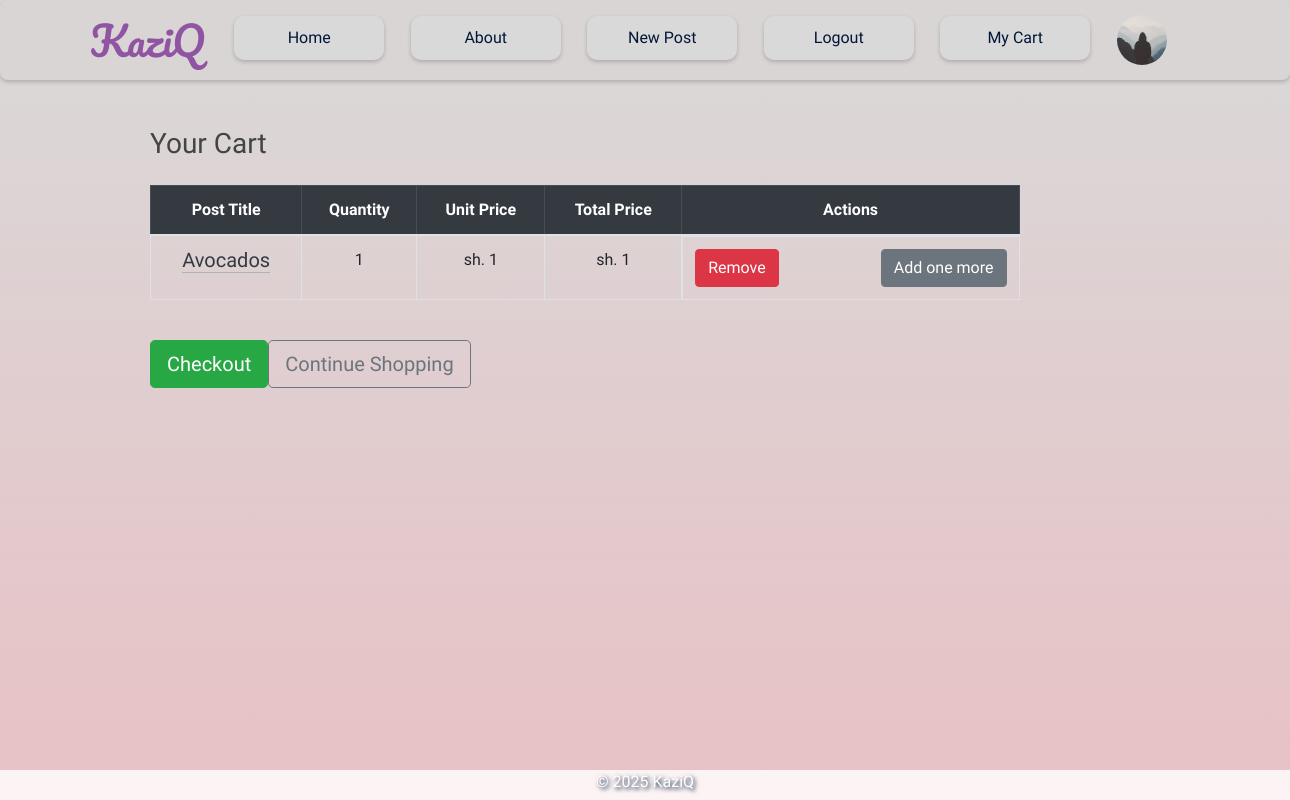
The app's page /cart (signed in), older data.
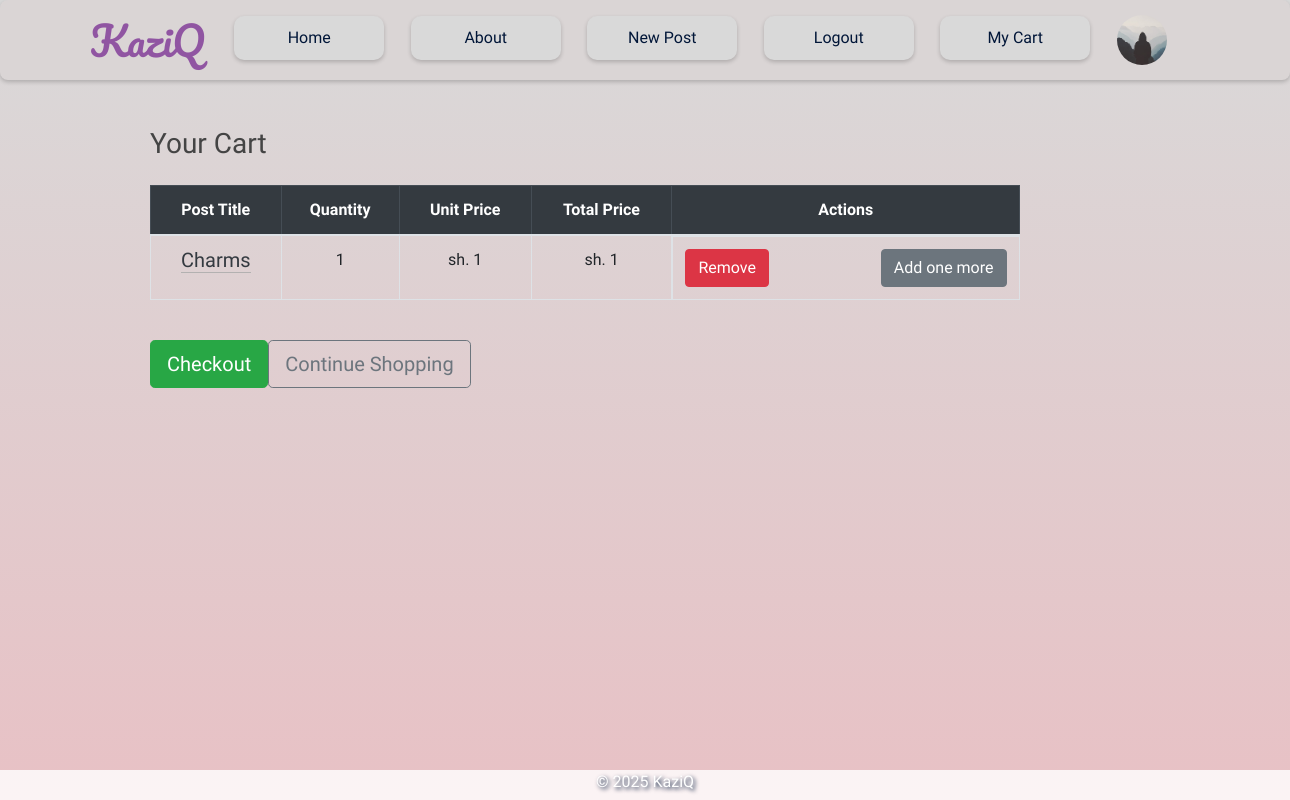
The same page, newer data.
### flaskblog/models.py (models this page shows, shortened)
class User(db.Model, UserMixin):
    id = db.Column(db.Integer, primary_key=True)
    username = db.Column(db.String(20), unique=True, nullable=False)
    email = db.Column(db.String(120), unique=True, nullable=False)
    whatsapp = db.Column(db.String(20), nullable=False)
    image_file = db.Column(db.String(20), nullable=False, default='default.jpg')
    password = db.Column(db.String(60), nullable=False)
    is_admin = db.Column(db.Boolean, nullable=False, default=False)
    account_balance = db.Column(db.Float, default=0.0)  # Current available balance
    total_sales = db.Column(db.Float, default=0.0)      # Lifetime sales
    bank_account = db.Column(db.String(50), nullable=True)
    bank_name = db.Column(db.String(100), nullable=True)
    phone_for_payment = db.Column(db.String(20), nullable=True)
    posts = db.relationship('Post', backref='author', lazy=True)

class CartItem(db.Model):
    id = db.Column(db.Integer, primary_key=True)
    user_id = db.Column(db.Integer, db.ForeignKey('user.id'), nullable=False)
    post_id = db.Column(db.Integer, db.ForeignKey('post.id'), nullable=False)
    quantity = db.Column(db.Integer, default=1)

class Post(db.Model):
    id = db.Column(db.Integer, primary_key=True)
    title = db.Column(db.String(100), nullable=False)
    date_posted = db.Column(db.DateTime, nullable=False, default=datetime.utcnow)
    content = db.Column(db.Text, nullable=False)
    price = db.Column(db.String(20), nullable=False, default='')
    user_id = db.Column(db.Integer, db.ForeignKey('user.id'), nullable=False)
    image_file = db.Column(db.String(20), nullable=True)
    cart_items = db.relationship('CartItem', backref='post', lazy=True)
    category = db.Column(db.String(50), nullable=False)

### flaskblog/routes.py (the view)
@app.route('/cart')
@login_required
def view_cart():
    cart_items = CartItem.query.filter_by(user_id=current_user.id).all()
    return render_template('cart.html', title='Your Cart', cart_items=cart_items)

### flaskblog/__init__.py (called while the page is built)
@login_manager.user_loader
def load_user(user_id):
    return User.query.get(int(user_id))

@app.context_processor
def inject_min_max():
    return dict(min=min, max=max)

### flaskblog/templates/cart.html (shortened to what this page needs)
{% extends "layout.html" %}
{% block content %}
<div class="cart container mt-4">
    <h3 class="mb-4 text-center">Your Cart</h3>
    <div class="table-responsive">
        <table class="table table-bordered table-hover text-center">
            <thead class="table-dark">
                <tr>
                    <th>Post Title</th>
                    <th>Quantity</th>
                    <th>Unit Price</th>
                    <th>Total Price</th>
                    <th colspan="2">Actions</th>
                </tr>
            </thead>
            <tbody>
                {% for item in cart_items %}
                <tr>
                    <td>
                        <h5>
                            <a class="article-title text-decoration-none text-dark"
                               href="{{ url_for('post', post_id=item.post.id) }}">
                                {{ item.post.title }}
                            </a>
                        </h5>
                    </td>
                    <td>{{ item.quantity }}</td>
                    <td>sh. {{ item.post.price }}</td>
                    <td>sh. {{ item.post.price|int * item.quantity }}</td>
                    <td class="d-flex justify-content-between">
                        <form action="{{ url_for('remove_from_cart', item_id=item.id) }}" method="POST">
                            <button type="submit" class="btn btn-danger">Remove</button>
                        </form>
                        <form action="{{ url_for('add_to_cart', post_id=item.post.id) }}" method="POST">
                            <button type="submit" class="btn btn-secondary ml-3">Add one more</button>
                        </form>
                    </td>
                </tr>
                {% endfor %}
            </tbody>
        </table>
    </div>
    <div class="d-flex justify-content-between mt-4">
        <a href="{{ url_for('checkout') }}" class="btn btn-success btn-lg">Checkout</a>
        <a href="{{ url_for('home') }}" class="btn btn-outline-secondary btn-lg">Continue Shopping</a>
    </div>
</div>
{% endblock %}

### flaskblog/templates/layout.html (shortened to what this page needs)
<!DOCTYPE html>
<html lang="en">
<head>
    <link rel="stylesheet" href="https://cdn.jsdelivr.net/npm/bootstrap@4.3.1/dist/css/bootstrap.min.css">
    <link rel="stylesheet" type="text/css" href="{{ url_for('static', filename='main.css') }}">
    <link href="https://cdnjs.cloudflare.com/ajax/libs/font-awesome/5.15.4/css/all.min.css" rel="stylesheet">
</head>
<body>
    <header class="site-header">
        <nav class="navbar navbar-expand-md" id="navbar">
            <div class="container">
                <a class="navbar-brand" href="/">KaziQ</a>
                <div class="collapse navbar-collapse" id="navbarToggle">
                    <div class="navbar-nav mr-auto" id="navbar-nav">
                        <a class="nav-item nav-link" href="{{url_for('home')}}">Home</a>
                        <a class="nav-item nav-link" href="{{url_for('about')}}">About</a>
                        {% if current_user.is_authenticated %}
                        <a class="nav-item nav-link" href="{{url_for('new_post')}}">New Post</a>
                        <a class="nav-item nav-link" href="{{url_for('logout')}}">Logout</a>
                        <a class='nav-item nav-link' href="{{url_for('view_cart')}}">My Cart</a>
                        <a href="{{ url_for('account') }}">
                            <img src="{{ url_for('static', filename='profile_pics/' + current_user.image_file) }}" alt="Profile" class="rounded-circle account-img">
                        </a>
                        {% else %}
                            <a class="nav-item nav-link" href="{{url_for('login')}}">Login</a>
                            <a class="nav-item nav-link" href="{{url_for('register')}}">Register</a>
                        {% endif %}
                    </div>
                </div>
            </div>
        </nav>
    </header>
    <main role="main" class="container mt-5 pt-5">
        <div class="row">
            <div class="content-container">
                <div class="body-content">
                    <div class="wholebar">
                        <div class="actual-content">
                            {% block content %}{% endblock %}
                        </div>
                        <div class="sidebar">
                        </div>
                    </div>
                </div>
            </div>
        </div>
    </main>
    <footer>
        <div class="footer-container">
            <div class="footer">
                <p>&copy; 2025 KaziQ</p>
            </div>
        </div>
    </footer>
</body>
</html>

### flaskblog/static/main.css (style rules this page uses)
body { background-image: linear-gradient(to bottom, #D9D9D9, #E8C1C5); background-repeat: no-repeat; background-position:center; background-attachment: fixed; font-family: "Itim", cursive; font-weight: 400; font-style: normal; color: #011638; margin:0; }
h1, h2, h3, h4, h5, h6 { color: #444444; }
#navbar { background-color:#dad5d5; width: 100%; height: 80px; border-radius:8px; box-shadow: 0 2px 4px 0 rgba(0,0,0,0.2); margin-top: 0; display:flex; justify-content:center; align-items:center; }
#navbar-nav { width:100%; display:flex; justify-content:space-around; align-items:end; margin-top:-5px; }
.navbar-nav .account-img { height: 50px; width: 50px; border-radius: 50%; margin-right: 20px; margin-bottom:-5px; }
.navbar-nav { margin:0; width:100%; display:flex; justify-content:space-around; }
.navbar-brand { font-family: "Pacifico", cursive; font-weight: 400; font-style: normal; color: #9055A2; font-size:2.5rem; }
.nav-item { font-family: "Itim", cursive; font-weight: 400; font-style: normal; color: #011638; width:150px; text-align:center; }
.body-content { display:flex; justify-content:center; align-items:center; flex-direction:column; }
.navbar, .navbar-collapse { filter: none; pointer-events: auto; z-index: 1050; }
.content-container { display:flex; justify-content:center; align-items:center; margin:auto; }
.actual-content { border: none; border-radius:1em; display: grid; gap: 20px; grid-template-columns: repeat(2, 1fr); height:100%; width:100%; margin-right:20px; }
.article-title { color: #2E294E; border-bottom: 1px solid #b3b1b1; margin-bottom:10px; }
.account-img { height: 125px; width: 125px; margin-right: 20px; margin-bottom: 16px; }
.cart { display:flex; justify-content:start; align-items:start; flex-direction:column; width:900px; }
footer { display:flex; justify-content:center; align-items:start; background-color: rgba(255, 255, 255, 0.8); width:100%; height: 35px; color:#ffffff; font-size:1rem; position:fixed; bottom:-5px; text-shadow: 2px 2px 4px #011638; }
.sidebar { width: 250px; padding: 20px; border-radius:1em; background:none; border-radius:0 1em 1em 0; text-align:center; }
.site-header .navbar-nav .nav-link { color:#011638; background-color:#D9D9D9; border-radius:10px; text-align:center; padding:10px 25px; transition: background-color 0.3s; box-shadow: 0 2px 4px 0 rgba(0,0,0,0.2); }
.wholebar { display:flex; justify-content:center; align-items:center; margin:-73px 0px 50px 60px; }

Row changes from the older to the newer data that the page shows:
removed CartItem: post "Avocados", quantity "1", post.price "1", item.post.price|int*item.quantity "1"
added CartItem: post "Charms", quantity "1", post.price "1", item.post.price|int*item.quantity "1"
